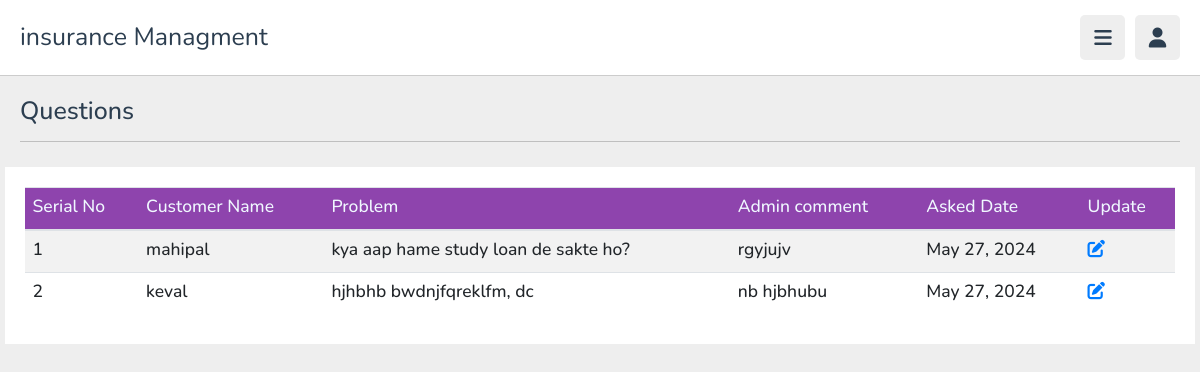
Screenshot of /display_questions with the database file from the repository.
### myapp/models.py (models this page shows, shortened)
class Question(models.Model):
    user= models.ForeignKey(User, on_delete=models.CASCADE)
    description =models.CharField(max_length=500)
    admin_comment=models.CharField(max_length=200,default='Nothing')
    asked_date =models.DateField(auto_now=True)

class User(models.Model):
    fname = models.CharField(max_length=50)
    lname = models.CharField(max_length=50)
    email = models.EmailField(max_length=254)
    no = models.BigIntegerField()
    password = models.CharField(max_length=50)
    def __str__(self):
        return self.fname

### myapp/views.py (the view)
# urls.py: path('display_questions',views.display_questions,name='display_questions'),
def display_questions(request):
    questions = Question.objects.select_related('user').all()
    return render(request, 'display_questions.html', {'questions': questions})

### myapp/templates/display_questions.html
{% load static %}
{% include "admin_header.html" %}
{% block content %}
<section class="playlist-details">
   <h1 class="heading">Questions </h1>
   <div class="row">
      <table class="table table-striped">
         <thead>
             <tr style="background-color: #8e44ad; color: aliceblue;">
                 <th><h3>Serial No</h3></th>
                 <th><h3>Customer Name</h3></th>
                 <th><h3>Problem</h3></th>
                 <th><h3>Admin comment</h3></th>
                 <th><h3>Asked Date</h3></th>
                 <th><h3>Update</h3></th>
             </tr>
         </thead>
         <tbody>
             {% for question in questions %}
             <tr>
                 <th scope="row"><h3>{{ forloop.counter }}</h3></th>
                 <td><h3>{{ question.user }}</h3></td>
                 <td><h3>{{ question.description }}</h3></td>
                 <td><h3>{{ question.admin_comment }}</h3></td>
                 <td><h3>{{ question.asked_date }}</h3></td>
                 <td><h3><a href="{% url "admin_replay_comment" question.id%}"><i class="fa-solid fa-pen-to-square"></i></a></h3></td>
             </tr>
             {% empty %}
             <tr>
                 <td colspan="6">No questions found</td>
             </tr>
             {% endfor %}
         </tbody>
     </table>
   </div>
</section>
{% endblock %}

### myapp/static/css/style.css (style rules this page uses)
:root { --main-color:#8e44ad; --red:#e74c3c; --orange:#f39c12; --light-color:#888; --light-bg:#eee; --black:#2c3e50; --white:#fff; --border:.1rem solid rgba(0,0,0,.2); }
* { font-family: 'Nunito', sans-serif; margin:0; padding:0; box-sizing: border-box; outline: none; border:none; text-decoration: none; }
html { font-size: 62.5%; overflow-x: hidden; }
body { background-color: var(--light-bg); padding-left: 30rem; }
section { padding:2rem; margin: 0 auto; max-width: 1200px; }
.heading { font-size: 2.5rem; color:var(--black); margin-bottom: 2.5rem; border-bottom: var(--border); padding-bottom: 1.5rem; text-transform: capitalize; }
.playlist-details .row { display: flex; align-items: flex-end; gap:3rem; flex-wrap: wrap; background-color: var(--white); padding: 2rem; }
@media (max-width:1200px) { body { padding-left: 0; } }

### rows the page displays
Question: user "mahipal", description "kya aap hame study loan de sakte ho?", admin_comment "rgyjujv", asked_date "May 27, 2024"
Question: user "keval", description "hjhbhb bwdnjfqreklfm, dc", admin_comment "nb hjbhubu", asked_date "May 27, 2024"
